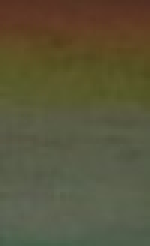
#> input picture PA/Code/0.jpeg, 50 x 82 px (shown 3 times larger)
$ python find_constast.py
#> lines starting #> are read from the running program, lines starting #| are printed output that depends on the picture
import cv2
from numpy import argmax
from numpy import argmin

img0 = cv2.imread("0.jpeg", cv2.IMREAD_GRAYSCALE)
#> img0: shape (82, 50); min 56, max 99, mean 83.3
# mymin, mymax = 0, 0
min_val, max_val, min_indx, max_indx = cv2.minMaxLoc(img0)
#> min_val = 56; max_val = 99; min_indx = (38, 0); max_indx = (19, 63)
print(min_val, max_val, min_indx, max_indx)
#| 56.0 99.0 (38, 0) (19, 63)
contrast0 = max_val-min_val
#> contrast0 = 43
print(contrast0)
#| 43.0

img0 = cv2.imread("15.jpeg", cv2.IMREAD_GRAYSCALE)
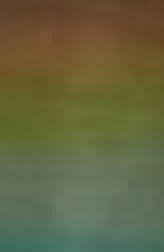
#> input picture PA/Code/15.jpeg, 41 x 63 px (shown 4 times larger)
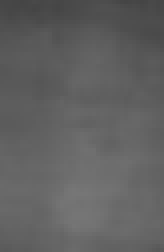
#> img0: shape (63, 41) (shown 4 times larger); min 69, max 118, mean 96.4
# mymin, mymax = 0, 0
min_val, max_val, min_indx, max_indx = cv2.minMaxLoc(img0)
#> min_val = 69; max_val = 118; min_indx = (5, 0); max_indx = (18, 47)
print(min_val, max_val, min_indx, max_indx)
#| 69.0 118.0 (5, 0) (18, 47)
contrast0 = max_val-min_val
#> contrast0 = 49
print(contrast0)
#| 49.0

img0 = cv2.imread("30.jpeg", cv2.IMREAD_GRAYSCALE)
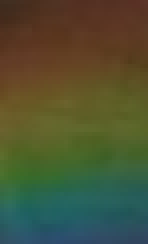
#> input picture PA/Code/30.jpeg, 37 x 61 px (shown 4 times larger)
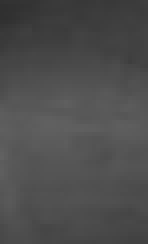
#> img0: shape (61, 37) (shown 4 times larger); min 48, max 97, mean 77
# mymin, mymax = 0, 0
min_val, max_val, min_indx, max_indx = cv2.minMaxLoc(img0)
#> min_val = 48; max_val = 97; min_indx = (0, 1); max_indx = (0, 39)
print(min_val, max_val, min_indx, max_indx)
#| 48.0 97.0 (0, 1) (0, 39)
contrast0 = max_val-min_val
print(contrast0)
#| 49.0

img0 = cv2.imread("45.jpeg", cv2.IMREAD_GRAYSCALE)
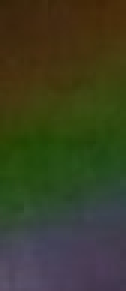
#> input picture PA/Code/45.jpeg, 42 x 97 px (shown 3 times larger)
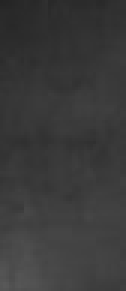
#> img0: shape (97, 42) (shown 3 times larger); min 36, max 88, mean 58.1
# mymin, mymax = 0, 0
min_val, max_val, min_indx, max_indx = cv2.minMaxLoc(img0)
#> min_val = 36; max_val = 88; min_indx = (0, 0); max_indx = (1, 94)
print(min_val, max_val, min_indx, max_indx)
#| 36.0 88.0 (0, 0) (1, 94)
contrast0 = max_val-min_val
#> contrast0 = 52
print(contrast0)
#| 52.0

img0 = cv2.imread("60.jpeg", cv2.IMREAD_GRAYSCALE)
# mymin, mymax = 0, 0
min_val, max_val, min_indx, max_indx = cv2.minMaxLoc(img0)
#> min_val = 0; max_val = 0; max_indx = (0, 0)
print(min_val, max_val, min_indx, max_indx)
#| 0.0 0.0 (0, 0) (0, 0)
contrast0 = max_val-min_val
#> contrast0 = 0
print(contrast0)
#| 0.0

img0 = cv2.imread("90.jpeg", cv2.IMREAD_GRAYSCALE)
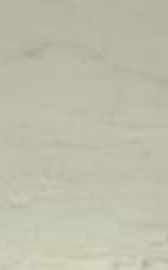
#> input picture PA/Code/90.jpeg, 84 x 135 px (shown 2 times larger)
#> img0: shape (135, 84); min 165, max 213, mean 188.3
# mymin, mymax = 0, 0
min_val, max_val, min_indx, max_indx = cv2.minMaxLoc(img0)
#> min_val = 165; max_val = 213; min_indx = (15, 27); max_indx = (47, 132)
print(min_val, max_val, min_indx, max_indx)
#| 165.0 213.0 (15, 27) (47, 132)
contrast0 = max_val-min_val
#> contrast0 = 48
print(contrast0)
#| 48.0
